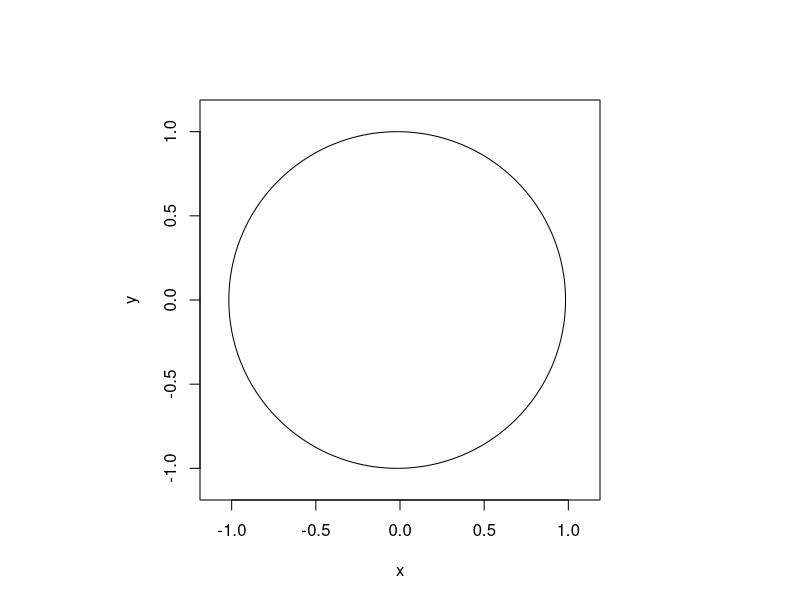

Write R code to recreate this figure.
#----------------------
# Earth and Sun
#----------------------
r0 = 0.98329
eps=.016711
theta = 10*pi*(0:1000)/1000
r=r0*(1+eps)/(1+eps*cos(theta))
x=r*cos(theta)
y=r*sin(theta)
par(pin=c(4,4))
plot(x,y,type="l",lty=1,xlim=c(-1.1,1.1),ylim=c(-1.1,1.1))